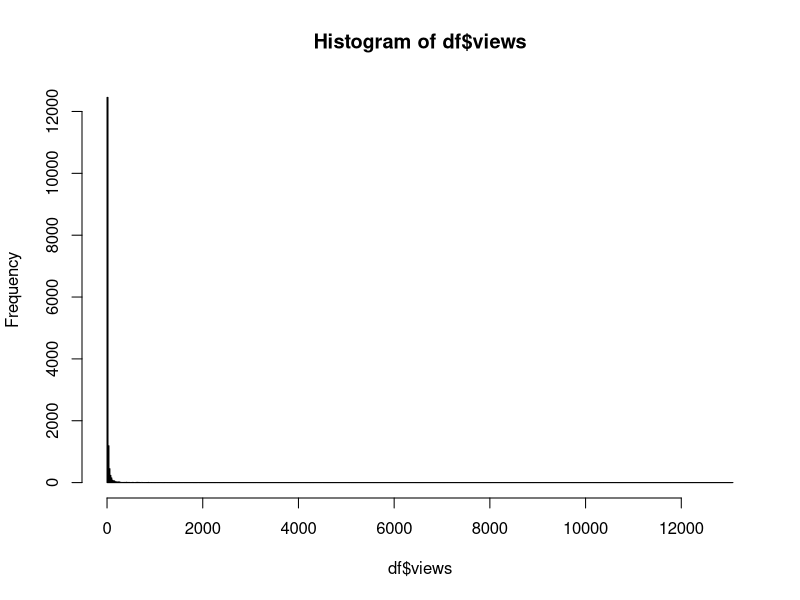
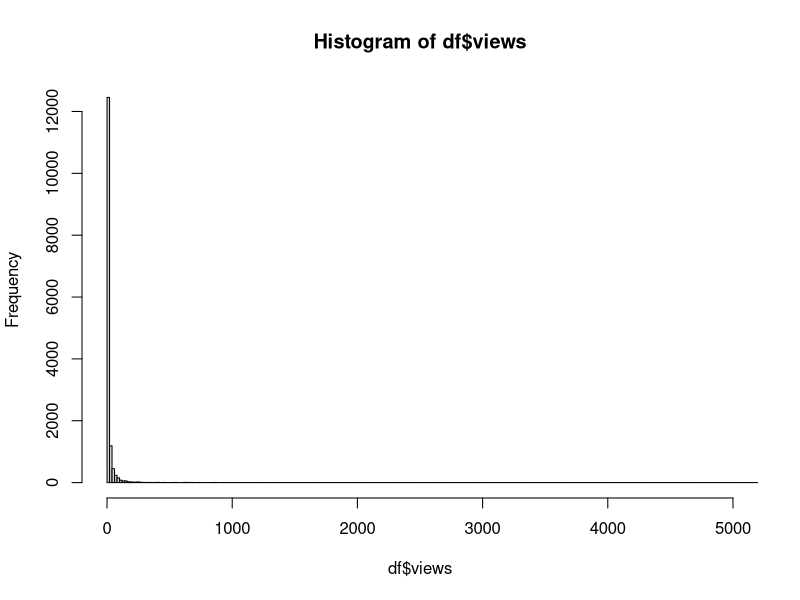
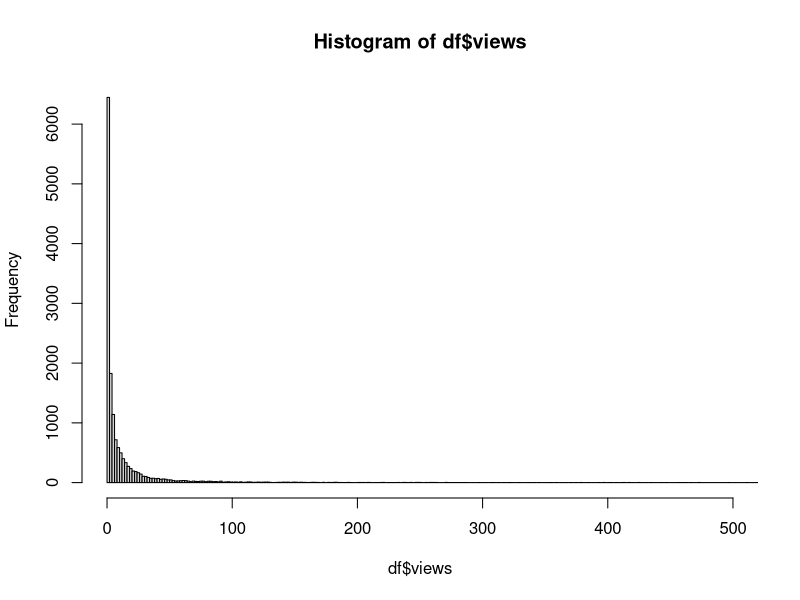
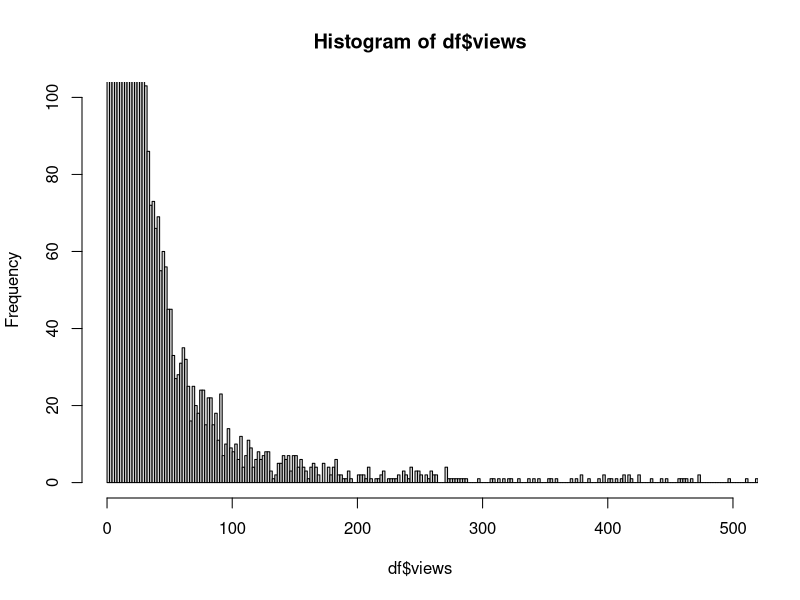
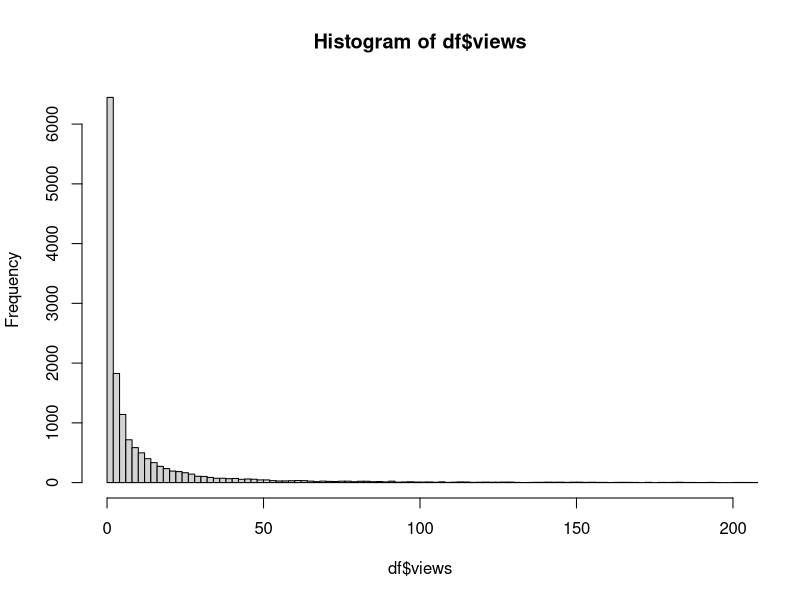
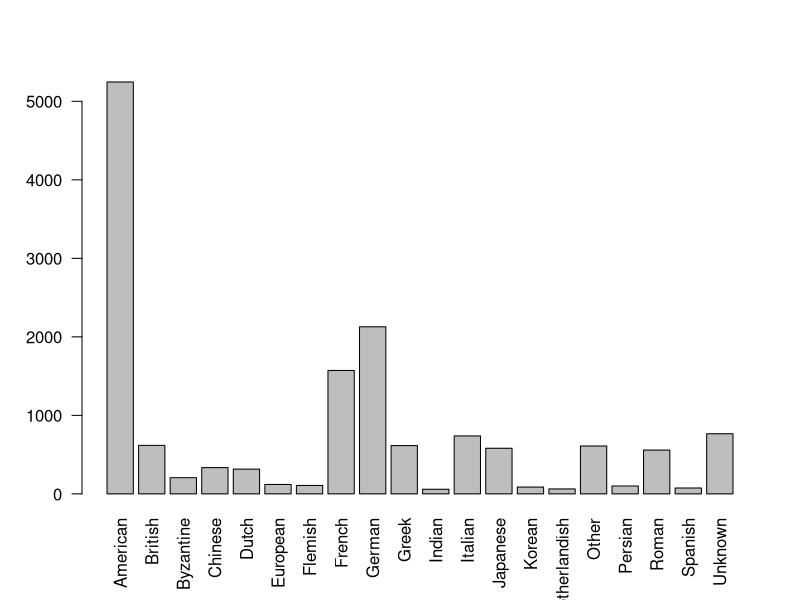
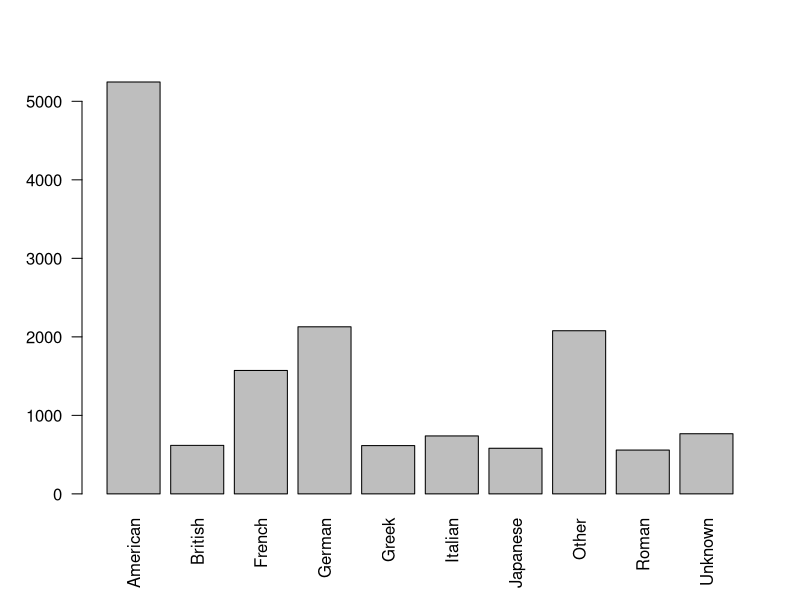

Write the R code that produced these figures, in order. (Note: this script raises an error after producing the figures.)
## ---- chunk 1
df <- read.csv("MuseumDataFull.csv")
summary(df)
## ---- chunk 2
names(df)[names(df) == "totaluniquepageviews"] <- "views"
hist(df$views, breaks = 500)
hist(df$views, breaks = 500, xlim = c(0, 5000))
hist(df$views, breaks = 5000, xlim = c(0, 500))
hist(df$views, breaks = 5000, xlim = c(0, 500), ylim = c(0, 100))
hist(df$views, breaks = 5000, xlim = c(0, 200))

max(df$views) #max = 13079
df[which.max(df$views),]
summary(df$views)
quantile(df$views, c(0:20)/20)
sum(df$views > 100) #421
## ---- chunk 3
# broader stroke, 21 categories
head(df$culture)
allcnames <- unique(df$culture)
length(allcnames)
orderedcnames <- allcnames[order(allcnames)]
orderedcnames
# first remove the question marks, kinda pointless here
df$culture <- gsub("[?]", "", df$culture)

# Make consistent different locations
df$culture <- gsub("^British.+", "British", df$culture)
df$culture <- gsub("^Italian.+", "Italian", df$culture)
df$culture <- gsub("^Roman.+", "Roman", df$culture)
df$culture <- gsub("^Spanish.+", "Spanish", df$culture)

df$culture[df$culture == "" | df$culture == "Unidentified culture"  | df$culture == "unknown"] <- "Unknown"

length(unique(df$culture))

# boarder stroke, 20 categories
df$fculture <- df$culture
culturerank <- names(which(table(df$culture) > 50))
length(culturerank)
df$fculture[!df$culture %in% culturerank] <- "Other"
table(df$fculture)
df$fculture <- as.factor(df$fculture)
plot(df$fculture, las = 2)

# smaller stroke, 10 categories
df$ffculture <- df$culture
culturerank <- names(which(table(df$culture) > 500))
length(culturerank)
df$ffculture[!df$culture %in% culturerank] <- "Other"
table(df$ffculture)
df$ffculture <- as.factor(df$ffculture)
plot(df$ffculture, las = 2)
## ---- chunk 4
library(stringr)
head(df$dated)

# get rid of those unknown stuff
uuu <- str_detect(df$dated, "^[Uu]")
allunknown <- c(unique(df$dated[uuu]), "")
sum(df$dated == "Unknown")
df$dated[df$dated %in% allunknown] <- "Unknown"

# lowkey lumping all the BCE together, as not too many of them
bce <- str_detect(df$dated, "BCE")
sum(df$dated[bce])
df$dated[bce] <- "BCE"

# then hopefully can lump by century GG
# first work with the best case scenario LOL
# thank u random guy: https://gist.github.com/micstr/69a64fbd0f5635094a53
IsDate <- function(mydate, date.format = "%m/%d/%y") {
  tryCatch(!is.na(as.Date(mydate, date.format)),  
           error = function(err) {FALSE})  
}

nicedates <- IsDate(df$dated)
sum(nicedates)
a = c("asd", "acs", "asd")
substr(a, 1, 2)
head(df$dated)
unique(df$dated)
sum(df$dated == "Unknown")
